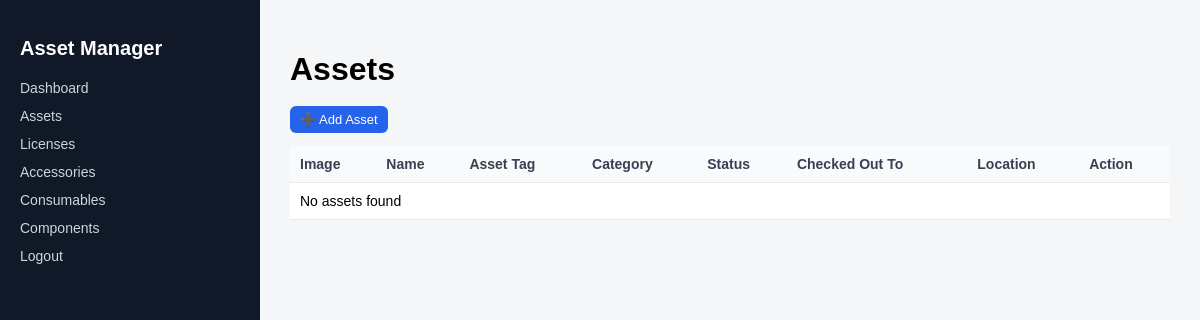
/assets/ (signed in), run on an earlier commit of the app's database.
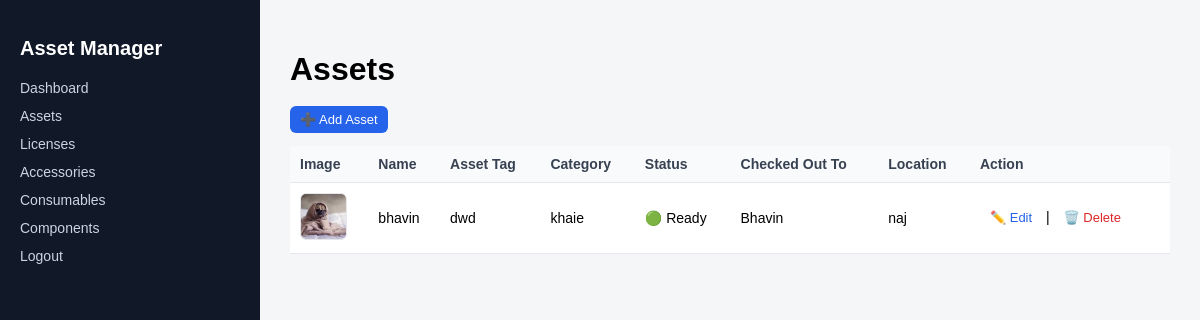
And on a later commit of the database.
### assets/models/asset.py (models this page shows, shortened)
class Asset(models.Model):
    STATUS_READY = "ready"
    STATUS_DEPLOYED = "deployed"
    STATUS_ARCHIVED = "archived"
    STATUS_CHOICES = [
        (STATUS_READY, "Ready"),
        (STATUS_DEPLOYED, "Deployed"),
        (STATUS_ARCHIVED, "Archived"),
    ]
    name = models.CharField(max_length=200)
    description = models.TextField(blank=True)
    asset_tag = models.CharField(max_length=100, unique=True)
    serial = models.CharField(max_length=150, blank=True)
    category = models.CharField(max_length=100)
    status = models.CharField(
        max_length=20,
        choices=STATUS_CHOICES,
        default=STATUS_READY
    )
    is_deleted = models.BooleanField(default=False)
    assigned_to = models.ForeignKey(
        settings.AUTH_USER_MODEL,
        on_delete=models.SET_NULL,
        null=True,
        blank=True,
        related_name="assigned_assets"
    )
    location = models.CharField(max_length=150, blank=True)
    purchase_cost = models.DecimalField(
        max_digits=10,
        decimal_places=2,
        null=True,
        blank=True
    )
    image = models.ImageField(
        upload_to="assets/",
        null=True,
        blank=True
    )
    created_at = models.DateTimeField(auto_now_add=True)
    class Meta:
        ordering = ["-created_at"]

### users/models.py (models this page shows, shortened)
class User(AbstractBaseUser, PermissionsMixin):
    email = models.EmailField(unique=True)
    name = models.CharField(max_length=100)
    is_active = models.BooleanField(default=True)
    is_staff = models.BooleanField(default=False)
    USERNAME_FIELD = "email"
    REQUIRED_FIELDS = ["name"]
    objects = UserManager()

### assets/views/asset_views.py (the view)
# urls.py: path("assets/", asset_list, name="asset_list"),
@login_required
def asset_list(request):
    assets = Asset.objects.filter(is_deleted=False)
    return render(request, "asset_list.html", {
        "assets": assets
    })

### assets/templates/asset_list.html (shortened to what this page needs)
{% extends "base.html" %}
{% block content %}
<h1>Assets</h1>
<a class="btn btn-add" href="{% url 'asset_create' %}">➕ Add Asset</a>
<br><br>
<table>
  <tr>
    <th>Image</th>
    <th>Name</th>
    <th>Asset Tag</th>
    <th>Category</th>
    <th>Status</th>
    <th>Checked Out To</th>
    <th>Location</th>
    <th>Action</th>
  </tr>
  {% for a in assets %}
  <tr>
    <td>
      {% if a.image %}
        <img src="{{ a.image.url }}" class="asset-img">
      {% else %}
        —
      {% endif %}
    </td>
    <td>{{ a.name }}</td>
    <td>{{ a.asset_tag }}</td>
    <td>{{ a.category }}</td>
    <td>
      {% if a.status == "ready" %}
        🟢 Ready
      {% elif a.status == "deployed" %}
        🔵 Deployed
      {% else %}
        ⚫ Archived
      {% endif %}
    </td>
    <td>
      {% if a.assigned_to %}
        {{ a.assigned_to.name|default:a.assigned_to.email }}
      {% else %}
        —
      {% endif %}
    </td>
    <td>{{ a.location }}</td>
    <td>
      <a class="btn btn-edit" href="{% url 'asset_edit' a.id %}">✏️ Edit</a>
      |
      <form action="{% url 'asset_delete' a.id %}"
            method="post"
            style="display:inline;">
        <button type="submit"
                class="btn btn-delete"
                onclick="return confirm('Delete this asset?')"
                style="background:none; border:none; cursor:pointer;">
          🗑️ Delete
        </button>
      </form>
    </td>
  </tr>
  {% empty %}
  <tr>
    <td colspan="8">No assets found</td>
  </tr>
  {% endfor %}
</table>
{% endblock %}

What changed in the data, as far as the page shows it:
added Asset: image (picture), name "bhavin", asset_tag "dwd", category "khaie", status "🟢 Ready", assigned_to.name "Bhavin", location "naj"
Also different on the page:
text no longer shown: "No assets found"
